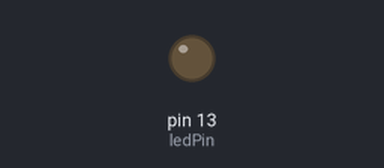
This sketch was run on a simulated Arduino Uno, built with avr-gcc and run on an emulated ATmega328P. On the bench: output pins drawn as LEDs (lit = HIGH).

Above: at 0.5 s.
Timing chart, 0 to 3.0 s (numbered marks = the images above):
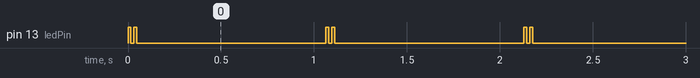

Measured:
- by itself, pin 13 (ledPin): repeats every 1.1 s: LOW 0.02 s, HIGH 0.02 s, LOW 1.0 s, HIGH 0.02 s

The sketch:

points_controller.pde
```cpp
int ledPin = 13;

void setup() {
  for ( int i = 0; i < 16; i++ ) {
    pinMode( i + 22, OUTPUT );
  }

  pinMode( ledPin, OUTPUT );
}

int a = 16000;

void change_point( int pin ) {
  digitalWrite( pin, HIGH );
  digitalWrite( ledPin, HIGH );
  delayMicroseconds( a );

  digitalWrite( pin, LOW );
  digitalWrite( ledPin, LOW );
  delayMicroseconds( a );

  digitalWrite( pin, HIGH );
  digitalWrite( ledPin, HIGH );
  delayMicroseconds( a );

  digitalWrite( pin, LOW );
  digitalWrite( ledPin, LOW );
  delayMicroseconds( a );
}

/* void straight() {
  change_point( pointStraight );
}

void curve() {
  change_point( pointCurved );
}  */

void loop() {
  for ( int i = 0; i < 16; i++ ) {
    change_point( i + 22 );

    delay( 1000 );
  }

/*  straight();
  delay(5000);

  curve();
  delay(5000); */
}
```
